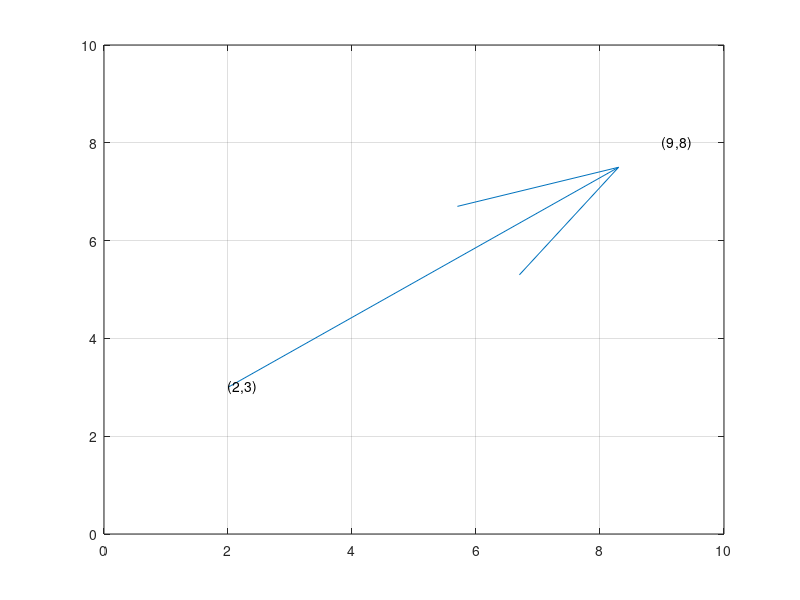

Source code (MATLAB):
clear all
close all
clc


%[x, y, z] = peaks(25)
%surf(x,y,z);
%hold on;
%[u,v,w] = surfnorm (x,y,z/10);
%h = quiver3 (x,y,z,u,v,w)





p1 = [2 3];                         % First Point
p2 = [9 8];                         % Second Point
dp = p2-p1;                         % Difference
figure(1)
quiver(p1(1),p1(2),dp(1),dp(2))
grid
axis([0  10    0  10])
text(p1(1),p1(2), sprintf('(%.0f,%.0f)',p1))
text(p2(1),p2(2), sprintf('(%.0f,%.0f)',p2))